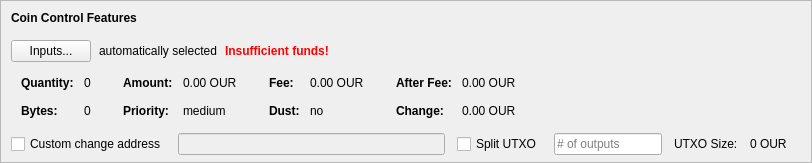
    <widget class="QFrame" name="frameCoinControl">
     <property name="sizePolicy">
      <sizepolicy hsizetype="Expanding" vsizetype="Expanding">
       <horstretch>0</horstretch>
       <verstretch>0</verstretch>
      </sizepolicy>
     </property>
     <property name="maximumSize">
      <size>
       <width>16777215</width>
       <height>16777215</height>
      </size>
     </property>
     <property name="frameShape">
      <enum>QFrame::StyledPanel</enum>
     </property>
     <property name="frameShadow">
      <enum>QFrame::Sunken</enum>
     </property>
     <layout class="QVBoxLayout" name="verticalLayoutCoinControl2">
      <property name="spacing">
       <number>0</number>
      </property>
      <property name="leftMargin">
       <number>0</number>
      </property>
      <property name="topMargin">
       <number>0</number>
      </property>
      <property name="rightMargin">
       <number>0</number>
      </property>
      <property name="bottomMargin">
       <number>6</number>
      </property>
      <item>
       <layout class="QVBoxLayout" name="verticalLayoutCoinControl" stretch="0,0,0,0,1">
        <property name="spacing">
         <number>0</number>
        </property>
        <property name="leftMargin">
         <number>10</number>
        </property>
        <property name="topMargin">
         <number>10</number>
        </property>
        <item>
         <layout class="QHBoxLayout" name="horizontalLayoutCoinControl1">
          <property name="bottomMargin">
           <number>15</number>
          </property>
          <item>
           <widget class="QLabel" name="labelCoinControlFeatures">
            <property name="sizePolicy">
             <sizepolicy hsizetype="Preferred" vsizetype="Maximum">
              <horstretch>0</horstretch>
              <verstretch>0</verstretch>
             </sizepolicy>
            </property>
            <property name="font">
             <font>
              <weight>75</weight>
              <bold>true</bold>
             </font>
            </property>
            <property name="styleSheet">
             <string notr="true">font-weight:bold;</string>
            </property>
            <property name="text">
             <string>Coin Control Features</string>
            </property>
           </widget>
          </item>
         </layout>
        </item>
        <item>
         <layout class="QHBoxLayout" name="horizontalLayoutCoinControl2" stretch="0,0,0,0">
          <property name="spacing">
           <number>8</number>
          </property>
          <property name="bottomMargin">
           <number>10</number>
          </property>
          <item>
           <widget class="QPushButton" name="pushButtonCoinControl">
            <property name="styleSheet">
             <string notr="true"/>
            </property>
            <property name="text">
             <string>Inputs...</string>
            </property>
            <property name="autoDefault">
             <bool>false</bool>
            </property>
           </widget>
          </item>
          <item>
           <widget class="QLabel" name="labelCoinControlAutomaticallySelected">
            <property name="text">
             <string>automatically selected</string>
            </property>
            <property name="margin">
             <number>5</number>
            </property>
           </widget>
          </item>
          <item>
           <widget class="QLabel" name="labelCoinControlInsuffFunds">
            <property name="font">
             <font>
              <weight>75</weight>
              <bold>true</bold>
             </font>
            </property>
            <property name="styleSheet">
             <string notr="true">color:red;font-weight:bold;</string>
            </property>
            <property name="text">
             <string>Insufficient funds!</string>
            </property>
            <property name="margin">
             <number>5</number>
            </property>
           </widget>
          </item>
          <item>
           <spacer name="horizontalSpacerCoinControl">
            <property name="orientation">
             <enum>Qt::Horizontal</enum>
            </property>
            <property name="sizeHint" stdset="0">
             <size>
              <width>40</width>
              <height>1</height>
             </size>
            </property>
           </spacer>
          </item>
         </layout>
        </item>
        <item>
         <widget class="QWidget" name="widgetCoinControl" native="true">
          <property name="sizePolicy">
           <sizepolicy hsizetype="Preferred" vsizetype="Preferred">
            <horstretch>0</horstretch>
            <verstretch>0</verstretch>
           </sizepolicy>
          </property>
          <property name="minimumSize">
           <size>
            <width>0</width>
            <height>0</height>
           </size>
          </property>
          <property name="styleSheet">
           <string notr="true"/>
          </property>
          <layout class="QHBoxLayout" name="horizontalLayoutCoinControl5">
           <property name="leftMargin">
            <number>0</number>
           </property>
           <property name="topMargin">
            <number>0</number>
           </property>
           <property name="rightMargin">
            <number>0</number>
           </property>
           <property name="bottomMargin">
            <number>0</number>
           </property>
           <item>
            <layout class="QHBoxLayout" name="horizontalLayoutCoinControl3" stretch="0,0,0,1">
             <property name="spacing">
              <number>20</number>
             </property>
             <property name="topMargin">
              <number>0</number>
             </property>
             <property name="bottomMargin">
              <number>10</number>
             </property>
             <item>
              <layout class="QFormLayout" name="formLayoutCoinControl1">
               <property name="horizontalSpacing">
                <number>10</number>
               </property>
               <property name="verticalSpacing">
                <number>14</number>
               </property>
               <property name="leftMargin">
                <number>10</number>
               </property>
               <property name="topMargin">
                <number>4</number>
               </property>
               <property name="rightMargin">
                <number>6</number>
               </property>
               <item row="0" column="0">
                <widget class="QLabel" name="labelCoinControlQuantityText">
                 <property name="font">
                  <font>
                   <weight>75</weight>
                   <bold>true</bold>
                  </font>
                 </property>
                 <property name="text">
                  <string>Quantity:</string>
                 </property>
                 <property name="margin">
                  <number>0</number>
                 </property>
                </widget>
               </item>
               <item row="0" column="1">
                <widget class="QLabel" name="labelCoinControlQuantity">
                 <property name="cursor">
                  <cursorShape>IBeamCursor</cursorShape>
                 </property>
                 <property name="contextMenuPolicy">
                  <enum>Qt::ActionsContextMenu</enum>
                 </property>
                 <property name="text">
                  <string notr="true">0</string>
                 </property>
                 <property name="margin">
                  <number>0</number>
                 </property>
                 <property name="textInteractionFlags">
                  <set>Qt::LinksAccessibleByMouse|Qt::TextSelectableByKeyboard|Qt::TextSelectableByMouse</set>
                 </property>
                </widget>
               </item>
               <item row="1" column="0">
                <widget class="QLabel" name="labelCoinControlBytesText">
                 <property name="font">
                  <font>
                   <weight>75</weight>
                   <bold>true</bold>
                  </font>
                 </property>
                 <property name="text">
                  <string>Bytes:</string>
                 </property>
                </widget>
               </item>
               <item row="1" column="1">
                <widget class="QLabel" name="labelCoinControlBytes">
                 <property name="cursor">
                  <cursorShape>IBeamCursor</cursorShape>
                 </property>
                 <property name="contextMenuPolicy">
                  <enum>Qt::ActionsContextMenu</enum>
                 </property>
                 <property name="text">
                  <string notr="true">0</string>
                 </property>
                 <property name="textInteractionFlags">
                  <set>Qt::LinksAccessibleByMouse|Qt::TextSelectableByKeyboard|Qt::TextSelectableByMouse</set>
                 </property>
                </widget>
               </item>
              </layout>
             </item>
             <item>
              <layout class="QFormLayout" name="formLayoutCoinControl2">
               <property name="horizontalSpacing">
                <number>10</number>
               </property>
               <property name="verticalSpacing">
                <number>14</number>
               </property>
               <property name="leftMargin">
                <number>6</number>
               </property>
               <property name="topMargin">
                <number>4</number>
               </property>
               <property name="rightMargin">
                <number>6</number>
               </property>
               <item row="0" column="0">
                <widget class="QLabel" name="labelCoinControlAmountText">
                 <property name="font">
                  <font>
                   <weight>75</weight>
                   <bold>true</bold>
                  </font>
                 </property>
                 <property name="text">
                  <string>Amount:</string>
                 </property>
                 <property name="margin">
                  <number>0</number>
                 </property>
                </widget>
               </item>
               <item row="0" column="1">
                <widget class="QLabel" name="labelCoinControlAmount">
                 <property name="cursor">
                  <cursorShape>IBeamCursor</cursorShape>
                 </property>
                 <property name="contextMenuPolicy">
                  <enum>Qt::ActionsContextMenu</enum>
                 </property>
                 <property name="text">
                  <string notr="true">0.00 OUR</string>
                 </property>
                 <property name="textInteractionFlags">
                  <set>Qt::LinksAccessibleByMouse|Qt::TextSelectableByKeyboard|Qt::TextSelectableByMouse</set>
                 </property>
                </widget>
               </item>
               <item row="1" column="0">
                <widget class="QLabel" name="labelCoinControlPriorityText">
                 <property name="font">
                  <font>
                   <weight>75</weight>
                   <bold>true</bold>
                  </font>
                 </property>
                 <property name="text">
                  <string>Priority:</string>
                 </property>
                </widget>
               </item>
               <item row="1" column="1">
                <widget class="QLabel" name="labelCoinControlPriority">
                 <property name="cursor">
                  <cursorShape>IBeamCursor</cursorShape>
                 </property>
                 <property name="contextMenuPolicy">
                  <enum>Qt::ActionsContextMenu</enum>
                 </property>
                 <property name="text">
                  <string>medium</string>
                 </property>
                 <property name="textInteractionFlags">
                  <set>Qt::LinksAccessibleByMouse|Qt::TextSelectableByKeyboard|Qt::TextSelectableByMouse</set>
                 </property>
                </widget>
               </item>
              </layout>
             </item>
             <item>
              <layout class="QFormLayout" name="formLayoutCoinControl3">
               <property name="horizontalSpacing">
                <number>10</number>
               </property>
               <property name="verticalSpacing">
                <number>14</number>
               </property>
               <property name="leftMargin">
                <number>6</number>
               </property>
               <property name="topMargin">
                <number>4</number>
               </property>
               <property name="rightMargin">
                <number>6</number>
               </property>
               <item row="0" column="0">
                <widget class="QLabel" name="labelCoinControlFeeText">
                 <property name="font">
                  <font>
                   <weight>75</weight>
                   <bold>true</bold>
                  </font>
                 </property>
                 <property name="text">
                  <string>Fee:</string>
                 </property>
                 <property name="margin">
                  <number>0</number>
                 </property>
                </widget>
               </item>
               <item row="0" column="1">
                <widget class="QLabel" name="labelCoinControlFee">
                 <property name="cursor">
                  <cursorShape>IBeamCursor</cursorShape>
                 </property>
                 <property name="contextMenuPolicy">
                  <enum>Qt::ActionsContextMenu</enum>
                 </property>
                 <property name="text">
                  <string notr="true">0.00 OUR</string>
                 </property>
                 <property name="textInteractionFlags">
                  <set>Qt::LinksAccessibleByMouse|Qt::TextSelectableByKeyboard|Qt::TextSelectableByMouse</set>
                 </property>
                </widget>
               </item>
               <item row="1" column="0">
                <widget class="QLabel" name="labelCoinControlLowOutputText">
                 <property name="font">
                  <font>
                   <weight>75</weight>
                   <bold>true</bold>
                  </font>
                 </property>
                 <property name="text">
                  <string>Dust:</string>
                 </property>
                </widget>
               </item>
               <item row="1" column="1">
                <widget class="QLabel" name="labelCoinControlLowOutput">
                 <property name="cursor">
                  <cursorShape>IBeamCursor</cursorShape>
                 </property>
                 <property name="contextMenuPolicy">
                  <enum>Qt::ActionsContextMenu</enum>
                 </property>
                 <property name="text">
                  <string>no</string>
                 </property>
                 <property name="textInteractionFlags">
                  <set>Qt::LinksAccessibleByMouse|Qt::TextSelectableByKeyboard|Qt::TextSelectableByMouse</set>
                 </property>
                </widget>
               </item>
              </layout>
             </item>
             <item>
              <layout class="QFormLayout" name="formLayoutCoinControl4">
               <property name="horizontalSpacing">
                <number>10</number>
               </property>
               <property name="verticalSpacing">
                <number>14</number>
               </property>
               <property name="leftMargin">
                <number>6</number>
               </property>
               <property name="topMargin">
                <number>4</number>
               </property>
               <property name="rightMargin">
                <number>6</number>
               </property>
               <item row="0" column="0">
                <widget class="QLabel" name="labelCoinControlAfterFeeText">
                 <property name="font">
                  <font>
                   <weight>75</weight>
                   <bold>true</bold>
                  </font>
                 </property>
                 <property name="text">
                  <string>After Fee:</string>
                 </property>
                 <property name="margin">
                  <number>0</number>
                 </property>
                </widget>
               </item>
               <item row="0" column="1">
                <widget class="QLabel" name="labelCoinControlAfterFee">
                 <property name="cursor">
                  <cursorShape>IBeamCursor</cursorShape>
                 </property>
                 <property name="contextMenuPolicy">
                  <enum>Qt::ActionsContextMenu</enum>
                 </property>
                 <property name="text">
                  <string notr="true">0.00 OUR</string>
                 </property>
                 <property name="textInteractionFlags">
                  <set>Qt::LinksAccessibleByMouse|Qt::TextSelectableByKeyboard|Qt::TextSelectableByMouse</set>
                 </property>
                </widget>
               </item>
               <item row="1" column="0">
                <widget class="QLabel" name="labelCoinControlChangeText">
                 <property name="font">
                  <font>
                   <weight>75</weight>
                   <bold>true</bold>
                  </font>
                 </property>
                 <property name="text">
                  <string>Change:</string>
                 </property>
                </widget>
               </item>
               <item row="1" column="1">
                <widget class="QLabel" name="labelCoinControlChange">
                 <property name="cursor">
                  <cursorShape>IBeamCursor</cursorShape>
                 </property>
                 <property name="contextMenuPolicy">
                  <enum>Qt::ActionsContextMenu</enum>
                 </property>
                 <property name="text">
                  <string notr="true">0.00 OUR</string>
                 </property>
                 <property name="textInteractionFlags">
                  <set>Qt::LinksAccessibleByMouse|Qt::TextSelectableByKeyboard|Qt::TextSelectableByMouse</set>
                 </property>
                </widget>
               </item>
              </layout>
             </item>
            </layout>
           </item>
          </layout>
         </widget>
        </item>
        <item>
         <layout class="QHBoxLayout" name="horizontalLayoutCoinControl4" stretch="0,0,0,0,0,0,0">
          <property name="spacing">
           <number>12</number>
          </property>
          <property name="sizeConstraint">
           <enum>QLayout::SetDefaultConstraint</enum>
          </property>
          <property name="topMargin">
           <number>5</number>
          </property>
          <property name="rightMargin">
           <number>5</number>
          </property>
          <item>
           <widget class="QCheckBox" name="checkBoxCoinControlChange">
            <property name="toolTip">
             <string>If this is activated, but the change address is empty or invalid, change will be sent to a newly generated address.</string>
            </property>
            <property name="text">
             <string>Custom change address</string>
            </property>
           </widget>
          </item>
          <item>
           <widget class="QValidatedLineEdit" name="lineEditCoinControlChange">
            <property name="enabled">
             <bool>false</bool>
            </property>
            <property name="sizePolicy">
             <sizepolicy hsizetype="Expanding" vsizetype="Fixed">
              <horstretch>0</horstretch>
              <verstretch>0</verstretch>
             </sizepolicy>
            </property>
           </widget>
          </item>
          <item>
           <widget class="QCheckBox" name="splitBlockCheckBox">
            <property name="text">
             <string>Split UTXO</string>
            </property>
           </widget>
          </item>
          <item>
           <widget class="QLineEdit" name="splitBlockLineEdit">
            <property name="sizePolicy">
             <sizepolicy hsizetype="Fixed" vsizetype="Fixed">
              <horstretch>50</horstretch>
              <verstretch>0</verstretch>
             </sizepolicy>
            </property>
            <property name="placeholderText">
             <string># of outputs</string>
            </property>
           </widget>
          </item>
          <item>
           <widget class="QLabel" name="labelBlockSizeText">
            <property name="text">
             <string>UTXO Size:</string>
            </property>
           </widget>
          </item>
          <item>
           <widget class="QLabel" name="labelBlockSize">
            <property name="text">
             <string>0 OUR</string>
            </property>
           </widget>
          </item>
          <item>
           <widget class="QLabel" name="labelCoinControlChangeLabel">
            <property name="sizePolicy">
             <sizepolicy hsizetype="Preferred" vsizetype="Expanding">
              <horstretch>0</horstretch>
              <verstretch>0</verstretch>
             </sizepolicy>
            </property>
            <property name="minimumSize">
             <size>
              <width>0</width>
              <height>0</height>
             </size>
            </property>
            <property name="text">
             <string/>
            </property>
            <property name="margin">
             <number>3</number>
            </property>
           </widget>
          </item>
         </layout>
        </item>
        <item>
         <spacer name="verticalSpacerCoinControl">
          <property name="orientation">
           <enum>Qt::Vertical</enum>
          </property>
          <property name="sizeHint" stdset="0">
           <size>
            <width>800</width>
            <height>1</height>
           </size>
          </property>
         </spacer>
        </item>
       </layout>
      </item>
     </layout>
    </widget>
